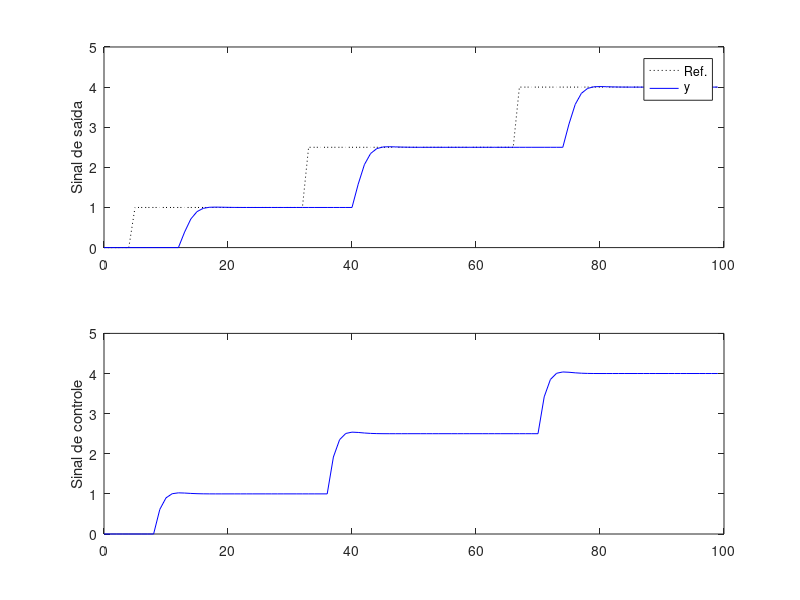

Here is the MATLAB script that generated this plot:
%% Atividade 04: 
% Para as classes de plantas mostradas a seguir, projetar o sistemas GMVC incrementais de ordem mínima,
% realizando os seguintes testes e comparando-os com uma solução baseada em PID: 
clear all; close all; clc;

%% Planta a) G(s) = ( 1/(s+1) )*e^{-3s}
Ts = 1;   % periodo de amostragem (s)
d = round((3/Ts) + 1);   % atraso discreto (em amostras)
lambida = 1;

Gs = tf(1, [1 1])
Gz = c2d(Gs,Ts, 'zoh')

Az = Gz.den{1};
    a0 = Az(1); a1 = Az(2);
Bz = Gz.num{1};
    b0 = Bz(2);

    % Ampliar o modelo para incluir a diferença discreta.
    % Δ = 1-z^-1
    DAz = conv(Az,[1 -1]);
        da0 = DAz(1); da1 = DAz(2); da2 = DAz(3);

    % Equação Diofantina
        % E(z)= e0 + e1*z^{-1} + e2*z^{-2}
        % F(z)= f0 + f1*z^{-1}
    e0 = 1;
    e1 = -da1;
    e2 = -da1*e1-da2;
    e3 = -da1*e2-da2*e1;
    f0 = -da2*e2-da1*e3;
    f1 = -da2*e3;
    
    % R(z)
    r0 = b0*e0+lambida;
    r1 = b0*e1;
    r2 = b0*e2;
    r3 = b0*e3;

%% Simulação no dominio do tempo
tfinal = 100; % tempo de simulação (em segundos)
N = round( tfinal/Ts );
t = 0:Ts:N*Ts-Ts;

    % Sinal de referencia
    % ref(1:N) = 0; ref(3:N) = 1;
    ref(1:5)=0;
    ref(6: round( N/3 ))=1;
    ref(1+round( N/3 ): round(2*N/3) )=2.5;
    ref(1+round( 2*N/3 ): N )= 4;

    % Ruído de processo
    w = 0*wgn(1,N,1e-4,'linear');

    % Condições iniciais
    y(1:4) = 0; u(1:4) = 0; du(1:4) = 0;

for k = 5:N
    % Modelo da planta
    y(k) = (1/da0)*( -da1*y(k-1)-da2*y(k-2)+b0*du(k-4)+w(k) );

    % Controlador
    du(k) = (1/r0)*( -r1*du(k-1)-r2*du(k-2)-r3*du(k-3)+ref(k-4)-f0*y(k)-f1*y(k-1) ); 
    u(k) = u(k-1) +du(k);
end

%% Plot
figure;
subplot(211)
    plot(t,ref,':k',t,y,'b');
    ylabel('Sinal de saída');
    legend('Ref.','y');
subplot(212)
    plot(t,u,'b');
    ylabel('Sinal de controle');
